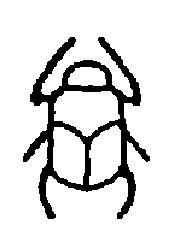
#> input picture jeroglificos/binarized/scarab.png, 174 x 232 px; its folder holds 2 pictures in this run
$ python generarejemplo.py
#> lines starting #> are read from the running program, lines starting #| are printed output that depends on the picture; after the words box and inside, x2 and y2 are one past the last pixel; in counts of white or black regions, pixels touching at a corner belong together
import numpy as np
import cv2
import os
import random
import matplotlib.pyplot as plt

# Directorio de entrada
input_dir = '../jeroglificos/binarized'

# Lista de archivos de jeroglíficos
jeroglificos = [f for f in os.listdir(input_dir) if f.endswith('.png')]

# Contar el número de ejemplos existentes en el directorio de salida
existing_examples = len([f for f in os.listdir('.') if f.startswith('Ejemplo') and f.endswith('.png')])
start_index = existing_examples + 1

# Generar imágenes de ejemplo
num_examples = 2
example_size = (300, 300)

# Función para verificar la superposición considerando solo píxeles de primer plano
def check_overlap(existing_positions, new_position, jeroglifico):
    for pos in existing_positions:
        if (new_position[0] < pos[0] + pos[2] and
            new_position[0] + jeroglifico.shape[1] > pos[0] and
            new_position[1] < pos[1] + pos[3] and
            new_position[1] + jeroglifico.shape[0] > pos[1]):
            # Verificar superposición de píxeles de primer plano
            for x in range(jeroglifico.shape[1]):
                for y in range(jeroglifico.shape[0]):
                    if jeroglifico[y, x] == 0:  # Solo considerar píxeles de primer plano
                        if example_image[new_position[1] + y, new_position[0] + x] == 0:
                            return True
    return False

# Función para extraer solo los píxeles de primer plano
def extract_foreground(jeroglifico):
    foreground_pixels = np.argwhere(jeroglifico == 0)
    return foreground_pixels

for i in range(start_index, start_index + num_examples):
    # Crear una imagen en blanco (fondo blanco)
    example_image = np.ones(example_size, dtype=np.uint8) * 255
    existing_positions = []

    # Elegir un número aleatorio de jeroglíficos para pegar
    num_jeroglificos = random.randint(1, 5)

    for _ in range(num_jeroglificos):
        # Elegir un jeroglífico al azar
        jeroglifico_file = random.choice(jeroglificos)
        jeroglifico_path = os.path.join(input_dir, jeroglifico_file)

        # Cargar el jeroglífico binarizado
        jeroglifico = cv2.imread(jeroglifico_path, cv2.IMREAD_GRAYSCALE)
#> jeroglifico: shape (232, 174); 86.2% white; 1 black region, box (x1, y1, x2, y2) and area: (23, 37, 150, 219) 5588

        # Redimensionar el jeroglífico a un tamaño más pequeño y rotarlo
        scale_factor = random.uniform(0.5, 1.5)
        jeroglifico = cv2.resize(jeroglifico, (int(jeroglifico.shape[1] * scale_factor), int(jeroglifico.shape[0] * scale_factor)), interpolation=cv2.INTER_NEAREST)
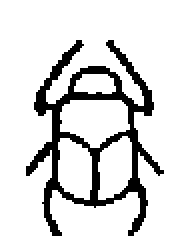
#> jeroglifico: shape (125, 94) (shown 2 times larger); 86% white; 1 black region, box (x1, y1, x2, y2) and area: (13, 20, 82, 118) 1643
        angle = random.uniform(0, 360)
        M = cv2.getRotationMatrix2D((jeroglifico.shape[1]//2, jeroglifico.shape[0]//2), angle, 1)
        jeroglifico = cv2.warpAffine(jeroglifico, M, (jeroglifico.shape[1], jeroglifico.shape[0]), borderValue=(255))
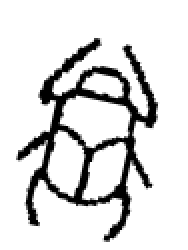
#> jeroglifico: shape (125, 94) (shown 2 times larger); min 0, max 255, mean 219.3

        # Extraer píxeles de primer plano
        foreground_pixels = extract_foreground(jeroglifico)
#> in extract_foreground, `foreground_pixels = np.argwhere(jeroglifico == 0)`: foreground_pixels = 1111 pairs, first value 20 to 119, second value 9 to 77

        # Verificar si el jeroglífico cabe en la imagen de ejemplo
        if jeroglifico.shape[0] > example_size[0] or jeroglifico.shape[1] > example_size[1]:
            continue  # Saltar este jeroglífico si es demasiado grande

        # Elegir una posición aleatoria para pegar el jeroglífico sin superposición y sin estar pegado a los bordes
        placed = False
        attempts = 0
        while not placed and attempts < 10:  # Limitar el número de intentos para evitar bucles infinitos
            x_offset = random.randint(10, example_size[1] - jeroglifico.shape[1] - 10)
            y_offset = random.randint(10, example_size[0] - jeroglifico.shape[0] - 10)
            if not check_overlap(existing_positions, (x_offset, y_offset, jeroglifico.shape[1], jeroglifico.shape[0]), jeroglifico):
                # Pegar el jeroglífico en la imagen de ejemplo sin cambiar el fondo blanco
                for pixel in foreground_pixels:
                    if 0 <= y_offset + pixel[0] < example_size[0] and 0 <= x_offset + pixel[1] < example_size[1]:
                        example_image[y_offset + pixel[0], x_offset + pixel[1]] = 0
                existing_positions.append((x_offset, y_offset, jeroglifico.shape[1], jeroglifico.shape[0]))
                placed = True
            attempts += 1
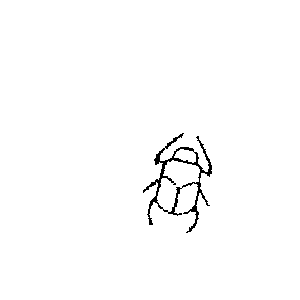
#> example_image: shape (300, 300); 98.8% white; black in thin lines or dots, all inside (x1, y1, x2, y2) = (143, 133, 212, 233)
#> after the loop, attempts = 1; existing_positions = [(134, 113, 94, 125)]

    # Guardar la imagen de ejemplo
    output_path = f'Ejemplo{i}.png'
#> output_path = 'Ejemplo1.png'
    cv2.imwrite(output_path, example_image)  # Guardar como imagen binaria (0 y 255)
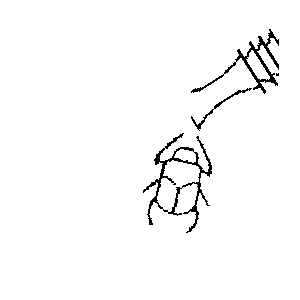
#> saved as Ejemplo1.png: shape (300, 300); 97.7% white; black in thin lines or dots, all inside (x1, y1, x2, y2) = (143, 29, 279, 233)

# Mostrar algunas de las imágenes de ejemplo generadas
for i in range(start_index, start_index + 3):
    example_image = cv2.imread(f'Ejemplo{i}.png', cv2.IMREAD_GRAYSCALE)
    plt.figure(figsize=(5, 5))
    plt.title(f'Ejemplo {i}')
#> (the run stopped early here; a loop or call above may not have finished)
